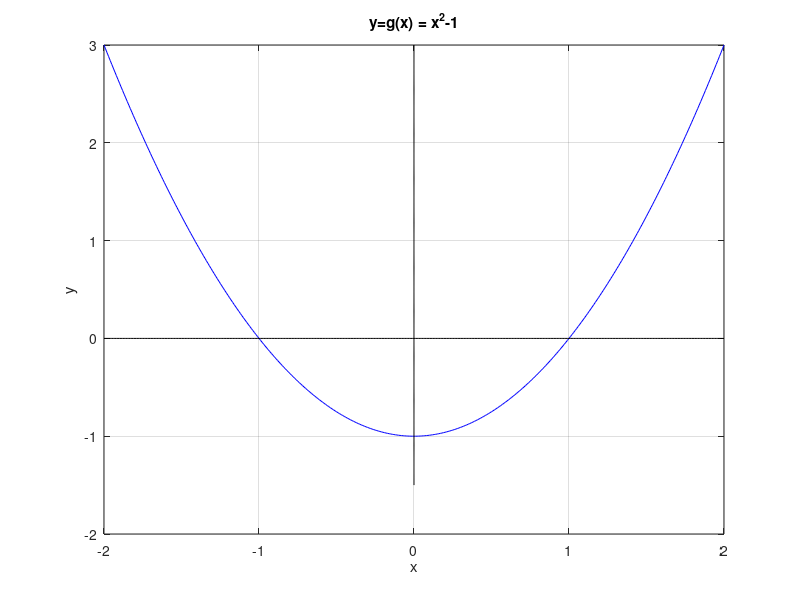

Source code (MATLAB):
% Graph of y = g(x) = x^2 - 1

close all
x=-2:0.01:2;
y=x.^2 -1;
plot(x,y,'b')
hold on
grid on

% The x axis
y=0*x;
plot(x,y,'k')

% The y axis
y=-1.5:0.01:3;
x=0*y;
plot(x,y,'k')

% The labels and title
xlabel('x');
ylabel('y');
title('y=g(x) = x^2-1')
